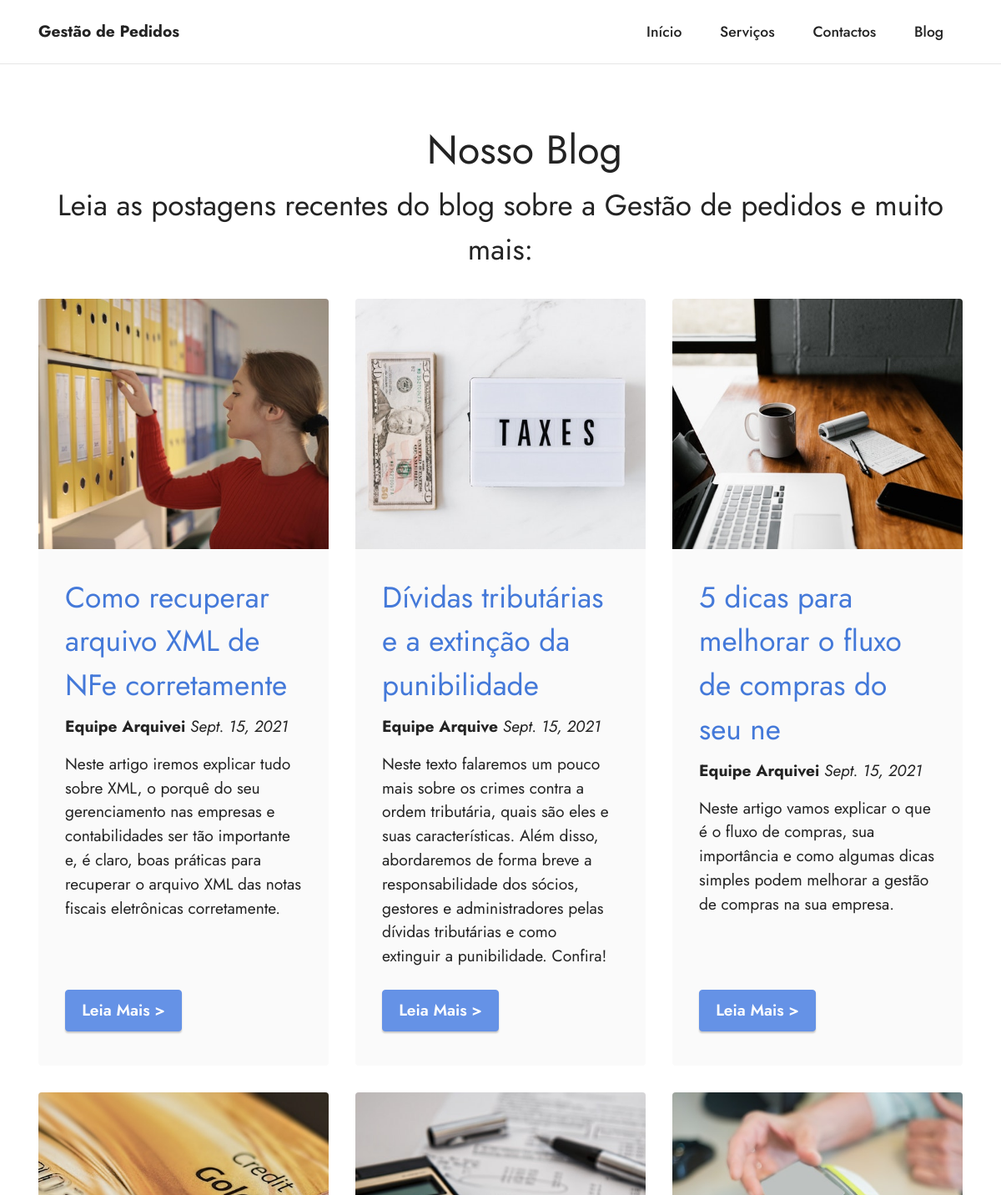
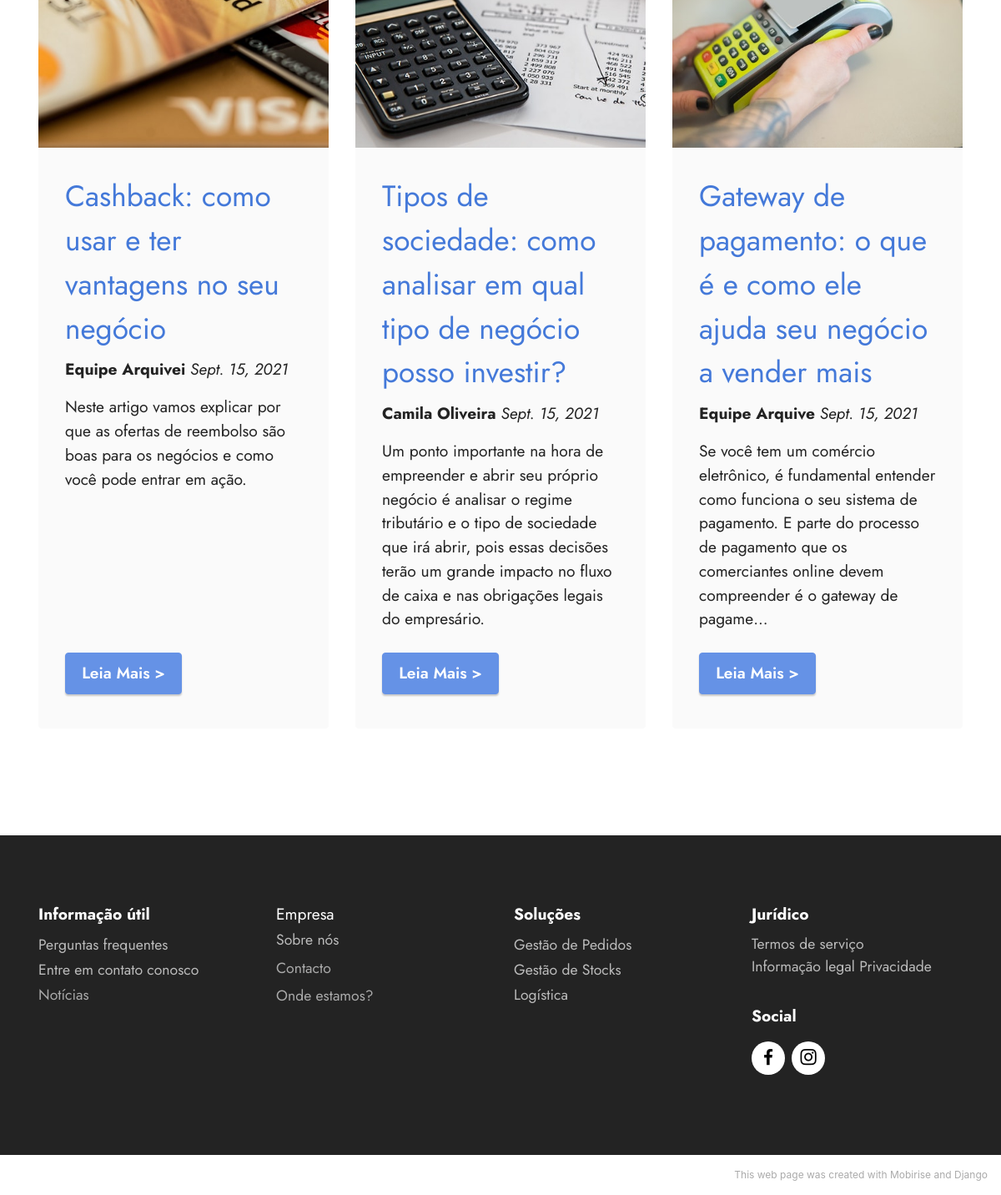
Page /blog on the committed database (2 pictures, top to bottom).
### Blog/models.py (models this page shows, shortened)
class BlogClass(models.Model):
    tema = models.CharField(max_length=100)
    autor = models.CharField(max_length=30)
    data = models.DateField()
    conteudo = models.CharField(max_length=400)
    imagem = models.ImageField(upload_to='Blog')
    created = models.DateTimeField(auto_now_add=True)
    updated = models.DateTimeField(auto_now_add=True)
    url = models.URLField()
    class Meta:
        verbose_name = 'Blog'
        verbose_name_plural = 'Blogs'

### Blog/views.py (the view)
# urls.py: path('', Blog, name='blog')
def Blog(request):
    blog = BlogClass.objects.all()
    return render(request, 'blog.html', {'Blog': blog})

### Blog/templates/blog.html
{% extends 'index.html' %}
{% load static %}
{% block content %}
    <section class="content2 cid-sIkUcqKgz6" id="content2-r">
        <div class="container">
            <div class="mbr-section-head">
                <h4 class="mbr-section-title mbr-fonts-style align-center mb-0 display-2"><p>&nbsp; &nbsp; Nosso Blog<br></p></h4>
                <h5 class="mbr-section-subtitle mbr-fonts-style align-center mb-0 mt-2 display-5">Leia as postagens recentes do blog sobre a Gestão de pedidos e muito mais:</h5>
            </div>
            {% if Blog %}
                <div class="row mt-4">
                    {% for blog in Blog %}
                        <div class="item features-image сol-12 col-md-6 col-lg-4">
                            <div class="item-wrapper">
                                <div class="item-img">
                                    <img src="{{blog.imagem.url}}" alt="" title="">
                                </div>
                                <div class="item-content">
                                    <h5 class="item-title mbr-fonts-style display-5">{{blog.tema}}</h5>
                                    <h6 class="item-subtitle mbr-fonts-style mt-1 display-7"><strong>{{blog.autor}}</strong><em> {{blog.data}}</em></h6>
                                    <p class="mbr-text mbr-fonts-style mt-3 display-7">{{blog.conteudo}} </p>
                                </div>
                                <div class="mbr-section-btn item-footer mt-2"><a href="{{blog.url}}" class="btn item-btn btn-primary display-7" target="_blank">Leia Mais &gt;</a></div>
                            </div>
                        </div>
                    {% endfor %}
                </div>
            {% else %}
                <h4 class="card-title mbr-fonts-style display-5" style="color: red; padding: 3%;"><strong>Ainda não foi registado Nenhum Blog :(</strong></h4>
            {% endif %}
        </div>
    </section>
{% endblock %}

### inicio/templates/index.html (shortened to what this page needs)
<!DOCTYPE html>
<html  >
    <head>
        {% load static %}
        <link rel="stylesheet" href="{% static 'assets/web/assets/mobirise-icons2/mobirise2.css' %}">
        <link rel="stylesheet" href="{% static 'assets/tether/tether.min.css' %}">
        <link rel="stylesheet" href="{% static 'assets/bootstrap/css/bootstrap.min.css' %}">
        <link rel="stylesheet" href="{% static 'assets/bootstrap/css/bootstrap-grid.min.css' %}">
        <link rel="stylesheet" href="{% static 'assets/bootstrap/css/bootstrap-reboot.min.css' %}">
        <link rel="stylesheet" href="{% static 'assets/formstyler/jquery.formstyler.css' %}">
        <link rel="stylesheet" href="{% static 'assets/formstyler/jquery.formstyler.theme.css' %}">
        <link rel="stylesheet" href="{% static 'assets/dropdown/css/style.css' %}">
        <link rel="stylesheet" href="{% static 'assets/socicon/css/styles.css' %}">
        <link rel="stylesheet" href="{% static 'assets/datepicker/jquery.datetimepicker.min.css' %}">
        <link rel="stylesheet" href="{% static 'assets/theme/css/style.css' %}">
        <link rel="preload" as="style" href="{% static 'ssets/mobirise/css/mbr-additional.css' %}"><link rel="stylesheet" href="{% static 'assets/mobirise/css/mbr-additional.css' %}" type="text/css">
    </head>
    <body>
        <section class="menu cid-s48OLK6784" once="menu" id="menu1-h">
            <nav class="navbar navbar-dropdown navbar-fixed-top navbar-expand-lg">
                <div class="container">
                    <div class="navbar-brand">
                        <span class="navbar-caption-wrap"><a class="navbar-caption text-black display-7" href="{% url 'inicio' %}">Gestão de Pedidos</a></span>
                    </div>
                    <div class="collapse navbar-collapse" id="navbarSupportedContent">
                        <ul class="navbar-nav nav-dropdown nav-right" data-app-modern-menu="true"><li class="nav-item"><a class="nav-link link text-black display-4" href="{% url 'inicio' %}">Início</a></li>
                            <li class="nav-item"><a class="nav-link link text-black display-4" href="{% url 'serviços' %}">Serviços</a></li><li class="nav-item"><a class="nav-link link text-black display-4" href="{% url 'contacto' %}">Contactos</a></li><li class="nav-item"><a class="nav-link link text-black display-4" href="{% url 'blog' %}">Blog</a></li></ul>
                    </div>
                </div>
            </nav>
        </section>
        {% block content %}{% endblock %}
        <section class="footer1 cid-sIkI3YL3gj" once="footers" id="footer1-l">
            <div class="container">
                <div class="row mbr-white">
                    <div class="col-12 col-md-6 col-lg-3">
                        <h5 class="mbr-section-subtitle mbr-fonts-style mb-2 display-7"><strong>Informação útil</strong></h5>
                        <ul class="list mbr-fonts-style display-4">
                            <li class="mbr-text item-wrap">Perguntas frequentes</li>
                            <a href="{% url 'contacto' %}">
                                <li class="mbr-text item-wrap">Entre em contato conosco</li>
                            </a>
                            <li class="mbr-text item-wrap"><a href="{% url 'blog' %}" style="color: #aaa;">Notícias</a></li>
                        </ul>
                    </div>
                    <div class="col-12 col-md-6 col-lg-3">
                        <h5 class="mbr-section-subtitle mbr-fonts-style mb-2 display-7">Empresa</h5>
                        <ul class="list mbr-fonts-style display-4"><p><span style="font-size: 1.1rem;">Sobre nós</span></p><a href="{% url 'contacto' %}">
                            <p style="color: #aaa;">Contacto</p>
                        <p style="color: #aaa;">Onde estamos?</p></ul></a>
                    </div>
                    <div class="col-12 col-md-6 col-lg-3">
                        <h5 class="mbr-section-subtitle mbr-fonts-style mb-2 display-7"><strong>Soluções</strong></h5>
                        <ul class="list mbr-fonts-style display-4">
                            <li class="mbr-text item-wrap">Gestão de Pedidos</li>
                            <li class="mbr-text item-wrap">Gestão de Stocks</li>
                            <li class="mbr-text item-wrap">Logística</li>
                        </ul>
                    </div>
                    <div class="col-12 col-md-6 col-lg-3">
                        <h5 class="mbr-section-subtitle mbr-fonts-style mb-2 display-7"><strong>Jurídico</strong></h5>
                        <p class="mbr-text mbr-fonts-style mb-4 display-4">Termos de serviço<br>Informação legal Privacidade&nbsp;</p>
                        <h5 class="mbr-section-subtitle mbr-fonts-style mb-3 display-7">
                            <strong>Social</strong>
                        </h5>
                        <div class="social-row display-7">
                            <div class="soc-item">
                                <a href="https://www.facebook.com/" target="_blank">
                                    <span class="mbr-iconfont socicon-facebook socicon"></span>
                                </a>
                            </div>
                            <div class="soc-item">
                                <a href="https://www.instagram.com/" target="_blank">
                                    <span class="mbr-iconfont socicon-instagram socicon"></span>
                                </a>
                            </div>
                        </div>
                    </div>
                </div>
            </div>
        </section><section style="background-color: #fff; font-family: -apple-system, BlinkMacSystemFont, 'Segoe UI', 'Roboto', 'Helvetica Neue', Arial, sans-serif; color:#aaa; font-size:12px; padding: 0; align-items: center; display: flex;"><a href="#" style="flex: 1 1; height: 3rem; padding-left: 1rem;"></a><p style="flex: 0 0 auto; margin:0; padding-right:1rem;">This web page was created with Mobirise and Django</p></section>
    </body>
</html>

### inicio/static/assets/dropdown/css/style.css (style rules this page uses)
.navbar-dropdown { left: 0; padding: 0; position: absolute; right: 0; top: 0; transition: all 0.45s ease; z-index: 1030; background: #282828; }
.navbar-dropdown .navbar-caption { font-weight: 700; white-space: normal; vertical-align: -4px; line-height: 3.125rem !important; }
.navbar-dropdown .navbar-caption, .navbar-dropdown .navbar-caption:hover { color: inherit; text-decoration: none; }
.navbar-dropdown.navbar-fixed-top { position: fixed; }
.navbar-dropdown .navbar-brand span { vertical-align: -4px; }
.nav-dropdown { font-size: 0.75rem; font-weight: 500; height: auto !important; }
.nav-dropdown .link { margin: .667em 1.667em; font-weight: 500; padding: 0; transition: color .2s ease-in-out; }
.nav-dropdown .link::after, .nav-dropdown .dropdown-item::after { color: inherit; }

### inicio/static/assets/theme/css/style.css (style rules this page uses)
section { background-color: #ffffff; }
body { font-style: normal; line-height: 1.5; font-weight: 400; color: #232323; position: relative; }
section, .container, .container-fluid { position: relative; word-wrap: break-word; }
a { font-style: normal; font-weight: 400; cursor: pointer; }
a, a:hover { text-decoration: none; }
.mbr-section-title { font-style: normal; line-height: 1.3; }
.mbr-section-subtitle { line-height: 1.3; }
.mbr-text { font-style: normal; line-height: 1.7; }
h1, h2, h3, h4, h5, h6, .display-1, .display-2, .display-4, .display-5, .display-7, span, p, a { line-height: 1; word-break: break-word; word-wrap: break-word; font-weight: 400; }
b, strong { font-weight: bold; }
section { background-position: 50% 50%; background-repeat: no-repeat; background-size: cover; }
.mbr-white { color: #ffffff; }
.align-center { text-align: center; }
img, iframe { display: block; width: 100%; }
.mbr-section-btn { margin-left: -0.6rem; margin-right: -0.6rem; font-size: 0; }
.btn { font-weight: 600; border-width: 1px; font-style: normal; margin: 0.6rem 0.6rem; white-space: normal; transition: all 0.2s ease-in-out; display: inline-flex; align-items: center; justify-content: center; word-break: break-word; }
.menu .navbar-brand { display: -webkit-flex; }
.menu .navbar-brand span { display: flex; display: -webkit-flex; }
.menu .navbar-brand .navbar-caption-wrap { display: -webkit-flex; }
@media (min-width: 992px) { .menu .navbar-nav.nav-dropdown { display: -webkit-flex; } }
.navbar { display: -webkit-flex; -webkit-flex-wrap: wrap; -webkit-align-items: center; -webkit-justify-content: space-between; }
.navbar-collapse { -webkit-flex-basis: 100%; -webkit-flex-grow: 1; -webkit-align-items: center; }
.nav-dropdown .link { padding: 0.667em 1.667em !important; margin: 0 !important; }
.row { display: -webkit-flex; -webkit-flex-wrap: wrap; }
html, body { height: auto; min-height: 100vh; }
ul, ol, pre, blockquote { margin-bottom: 2.3125rem; }
.mt-4 { margin-top: 2rem !important; }
.mb-4 { margin-bottom: 2rem !important; }
@media (min-width: 992px) { .container { padding-left: 16px; padding-right: 16px; } }
@media (min-width: 992px) { .row { margin-left: -16px; margin-right: -16px; } }
@media (min-width: 992px) { .row > [class*=col] { padding-left: 16px; padding-right: 16px; } }
.card-wrapper, .item-wrapper { overflow: hidden; }

### rows in the picture
BlogClass: imagem (picture), tema "Como recuperar arquivo XML de NFe corretamente", autor "Equipe Arquivei", data "Sept. 15, 2021", conteudo "Neste artigo iremos explicar tudo sobre XML, o porquê do seu gerenciamento nas empresas e contabilidades ser tão importante e, é claro, boas práticas para recuperar o arquivo XML das notas fiscais eletrônicas corretamente."
BlogClass: imagem (picture), tema "Dívidas tributárias e a extinção da punibilidade", autor "Equipe Arquive", data "Sept. 15, 2021", conteudo "Neste texto falaremos um pouco mais sobre os crimes contra a ordem tributária, quais são eles e suas características. Além disso, abordaremos de forma breve a responsabilidade dos sócios, gestores e administradores pelas dívidas tributárias e como extinguir a punibilidade. Confira!"
BlogClass: imagem (picture), tema "5 dicas para melhorar o fluxo de compras do seu ne", autor "Equipe Arquivei", data "Sept. 15, 2021", conteudo "Neste artigo vamos explicar o que é o fluxo de compras, sua importância e como algumas dicas simples podem melhorar a gestão de compras na sua empresa."
BlogClass: imagem (picture), tema "Cashback: como usar e ter vantagens no seu negócio", autor "Equipe Arquivei", data "Sept. 15, 2021", conteudo "Neste artigo vamos explicar por que as ofertas de reembolso são boas para os negócios e como você pode entrar em ação."
BlogClass: imagem (picture), tema "Tipos de sociedade: como analisar em qual tipo de negócio posso investir?", autor "Camila Oliveira", data "Sept. 15, 2021", conteudo "Um ponto importante na hora de empreender e abrir seu próprio negócio é analisar o regime tributário e o tipo de sociedade que irá abrir, pois essas decisões terão um grande impacto no fluxo de caixa e nas obrigações legais do empresário."
BlogClass: imagem (picture), tema "Gateway de pagamento: o que é e como ele ajuda seu negócio a vender mais", autor "Equipe Arquive", data "Sept. 15, 2021", conteudo "Se você tem um comércio eletrônico, é fundamental entender como funciona o seu sistema de pagamento. E parte do processo de pagamento que os comerciantes online devem compreender é o gateway de pagame…"
